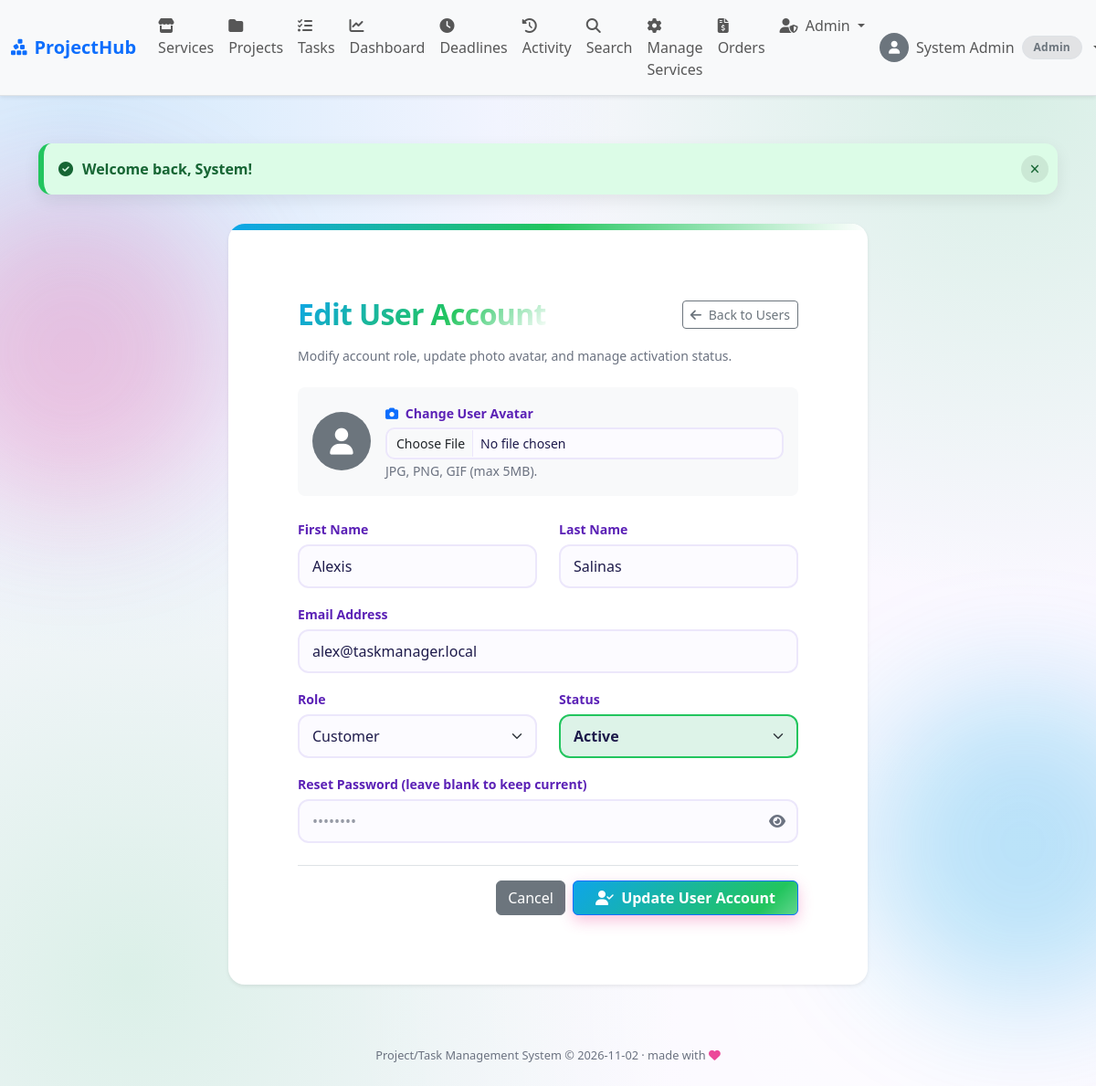
/admin/user_edit.php?user_id=2 (signed in), run on the app's committed database.
### tables this page shows
CREATE TABLE IF NOT EXISTS users (
  user_id     INT AUTO_INCREMENT PRIMARY KEY,
  first_name  VARCHAR(50)  NOT NULL,
  last_name   VARCHAR(50)  NOT NULL,
  email       VARCHAR(100) NOT NULL UNIQUE,
  password    VARCHAR(255) NOT NULL,
  role        ENUM('admin','project_manager','member','customer') NOT NULL DEFAULT 'customer',
  photo       VARCHAR(255) NULL,
  status      ENUM('active','inactive') NOT NULL DEFAULT 'active',
  created_at  TIMESTAMP DEFAULT CURRENT_TIMESTAMP
);

### includes/config.php (called while the page is built, shortened)
<?php
$base_url = "/itim211-2b-taskmanager";

### admin/user_edit.php (the view, shortened to what this page needs)
<?php
require_once('../includes/config.php');
require_once('../includes/functions.php');
$edit_id = (int)($_GET['user_id'] ?? $_POST['user_id'] ?? 0);
$rows = db_select($conn, "SELECT user_id, first_name, last_name, email, role, photo, status FROM users WHERE user_id = ?", 'i', [$edit_id]);
$user = $rows[0];
$is_self = ((int)$user['user_id'] === (int)$_SESSION['user_id']);
include('../includes/header.php');
?>
<div class="row justify-content-center">
  <div class="col-lg-8">
    <div class="card shadow-sm border-0 form-card my-3">
      <div class="card-body p-4 p-md-5">
        <div class="d-flex justify-content-between align-items-center mb-3">
          <h2 class="fw-bold mb-0">Edit User Account</h2>
          <a href="<?php echo $base_url; ?>/admin/users.php" class="btn btn-outline-secondary btn-sm">
            <i class="fa-solid fa-arrow-left me-1"></i> Back to Users
          </a>
        </div>
        <p class="text-muted small mb-4">Modify account role, update photo avatar, and manage activation status.</p>
        <form method="POST" action="user_edit.php" enctype="multipart/form-data" novalidate>
          <div class="d-flex align-items-center gap-3 mb-4 p-3 bg-light rounded-3">
            <div><?php echo user_avatar($user['photo'], 64); ?></div>
            <div class="flex-grow-1">
              <label for="photo" class="form-label fw-semibold mb-1">
                <i class="fa-solid fa-camera text-primary me-1"></i> Change User Avatar
              </label>
              <input type="file" class="form-control form-control-sm" id="photo" name="photo">
              <small class="text-muted">JPG, PNG, GIF (max 5MB).</small>
            </div>
          </div>
          <div class="row">
            <div class="col-md-6 mb-3">
              <label for="first_name" class="form-label fw-semibold">First Name</label>
              <input type="text" class="form-control" id="first_name" name="first_name" value="<?php echo e($user['first_name']); ?>">
            </div>
            <div class="col-md-6 mb-3">
              <label for="last_name" class="form-label fw-semibold">Last Name</label>
              <input type="text" class="form-control" id="last_name" name="last_name" value="<?php echo e($user['last_name']); ?>">
            </div>
          </div>
          <div class="mb-3">
            <label for="email" class="form-label fw-semibold">Email Address</label>
            <input type="text" class="form-control" id="email" name="email" value="<?php echo e($user['email']); ?>">
          </div>
          <div class="row">
            <div class="col-md-6 mb-3">
              <label for="role" class="form-label fw-semibold">Role</label>
              <select class="form-select" id="role" name="role" <?php echo $is_self ? 'disabled' : ''; ?>>
                <?php foreach (role_options() as $r_val => $r_lbl) {
                  $sel = ($user['role'] === $r_val) ? 'selected' : '';
                  echo "<option value='" . e($r_val) . "' {$sel}>" . e($r_lbl) . "</option>";
                } ?>
              </select>
            </div>
            <div class="col-md-6 mb-3">
              <label for="status" class="form-label fw-semibold">Status</label>
              <select class="form-select" id="status" name="status" <?php echo $is_self ? 'disabled' : ''; ?>>
                <option value="active" <?php echo ($user['status'] === 'active') ? 'selected' : ''; ?>>Active</option>
              </select>
            </div>
          </div>
          <div class="mb-4">
            <label for="password" class="form-label fw-semibold">Reset Password (leave blank to keep current)</label>
            <input type="password" class="form-control" id="password" name="password" placeholder="••••••••">
          </div>
          <div class="d-flex justify-content-end gap-2 pt-3 border-top">
            <a href="<?php echo $base_url; ?>/admin/users.php" class="btn btn-secondary">Cancel</a>
            <button type="submit" class="btn btn-primary px-4 fw-semibold">
              <i class="fa-solid fa-user-check me-1"></i> Update User Account
            </button>
          </div>
        </form>
      </div>
    </div>
  </div>
</div>
<?php include('../includes/footer.php'); ?>

### data on the page
users: first_name "Alexis", last_name "Salinas", email "alex@taskmanager.local", role "Customer", status "Active"

### other printed values
$nav_name "System Admin"
role_label($cur_role) "Admin"
$f['msg'] "Welcome back, System!"
$date "2026-11-02"
